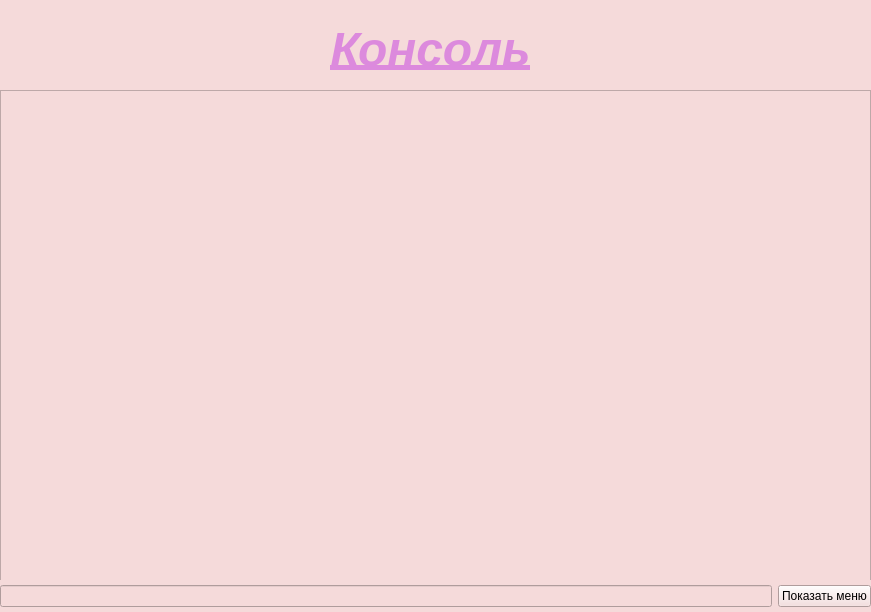
<?xml version="1.0" encoding="UTF-8"?>
<ui version="4.0">
 <class>MainWindow</class>
 <widget class="QMainWindow" name="MainWindow">
  <property name="geometry">
   <rect>
    <x>0</x>
    <y>0</y>
    <width>871</width>
    <height>612</height>
   </rect>
  </property>
  <property name="windowTitle">
   <string>MainWindow</string>
  </property>
  <property name="styleSheet">
   <string notr="true">background-color: rgb(245, 218, 218);
color: rgb(0, 0, 0);
font: 500 italic 14pt &quot;Ubuntu&quot;;</string>
  </property>
  <widget class="QWidget" name="centralwidget">
   <widget class="QTextEdit" name="textEdit">
    <property name="enabled">
     <bool>true</bool>
    </property>
    <property name="geometry">
     <rect>
      <x>0</x>
      <y>90</y>
      <width>871</width>
      <height>491</height>
     </rect>
    </property>
   </widget>
   <widget class="QLabel" name="label">
    <property name="geometry">
     <rect>
      <x>0</x>
      <y>9</y>
      <width>861</width>
      <height>81</height>
     </rect>
    </property>
    <property name="text">
     <string>&lt;html&gt;&lt;head/&gt;&lt;body&gt;&lt;p align=&quot;center&quot;&gt;&lt;span style=&quot; font-size:36pt; font-weight:700; font-style:italic; text-decoration: underline; color:#dc8add;&quot;&gt;Консоль&lt;/span&gt;&lt;/p&gt;&lt;/body&gt;&lt;/html&gt;</string>
    </property>
   </widget>
   <widget class="QWidget" name="">
    <property name="geometry">
     <rect>
      <x>0</x>
      <y>580</y>
      <width>871</width>
      <height>32</height>
     </rect>
    </property>
    <layout class="QHBoxLayout" name="horizontalLayout">
     <item>
      <widget class="QLineEdit" name="lineEdit"/>
     </item>
     <item>
      <widget class="QPushButton" name="pushButton">
       <property name="text">
        <string>Показать меню</string>
       </property>
      </widget>
     </item>
    </layout>
   </widget>
  </widget>
 </widget>
 <resources/>
 <connections/>
</ui>
